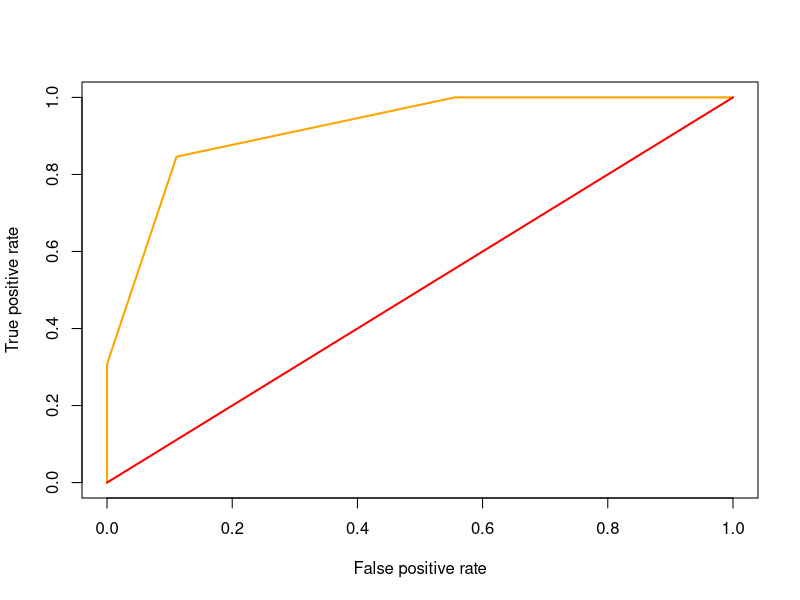

Reproduce this figure in R.
outlook = c('rain', 'overcast', 'rain', 'sunny', 'rain',
            'rain', 'sunny', 'overcast', 'overcast', 'overcast',
            'sunny', 'sunny', 'rain', 'rain', 'overcast',
            'sunny', 'overcast', 'overcast', 'sunny', 'sunny',
            'sunny', 'overcast')
humidity = c(79, 74, 80, 60, 65, 79, 60, 74, 77, 80,
             71, 70, 80, 65, 70, 56, 80, 70, 56, 70,
             71, 77)
windy = c(T, T, F, T, F, T, T, T, T, F, T, F, F, F, T, T, F, T, T, F, T, T)
play = c(F, F, T, F, T, F, F, T, T, T, F, F, T, T, T, T, T, T, F, T, F, T)

game = data.frame(outlook, humidity, windy, play)
game$score = NA

attach(game)
game$score[outlook == 'sunny' & humidity <= 70] = 5/8
game$score[outlook == 'sunny' & humidity > 70] = 1 - 3/4
game$score[outlook == 'overcast'] = 4/5
game$score[outlook == 'rain' & windy == T] = 1 - 2/2
game$score[outlook == 'rain' & windy == F] = 3/3
detach(game)

game$predict = game$score >= 0.5
game$correct = game$predict == game$play

library(ROCR)

pred = prediction(game$score, game$play)
roc = performance(pred, measure="tpr", x.measure="fpr")
plot(roc, col="orange", lwd=2)
lines(x=c(0, 1), y=c(0, 1), col="red", lwd=2)

auc = performance(pred, 'auc')
slot(auc, 'y.values')
